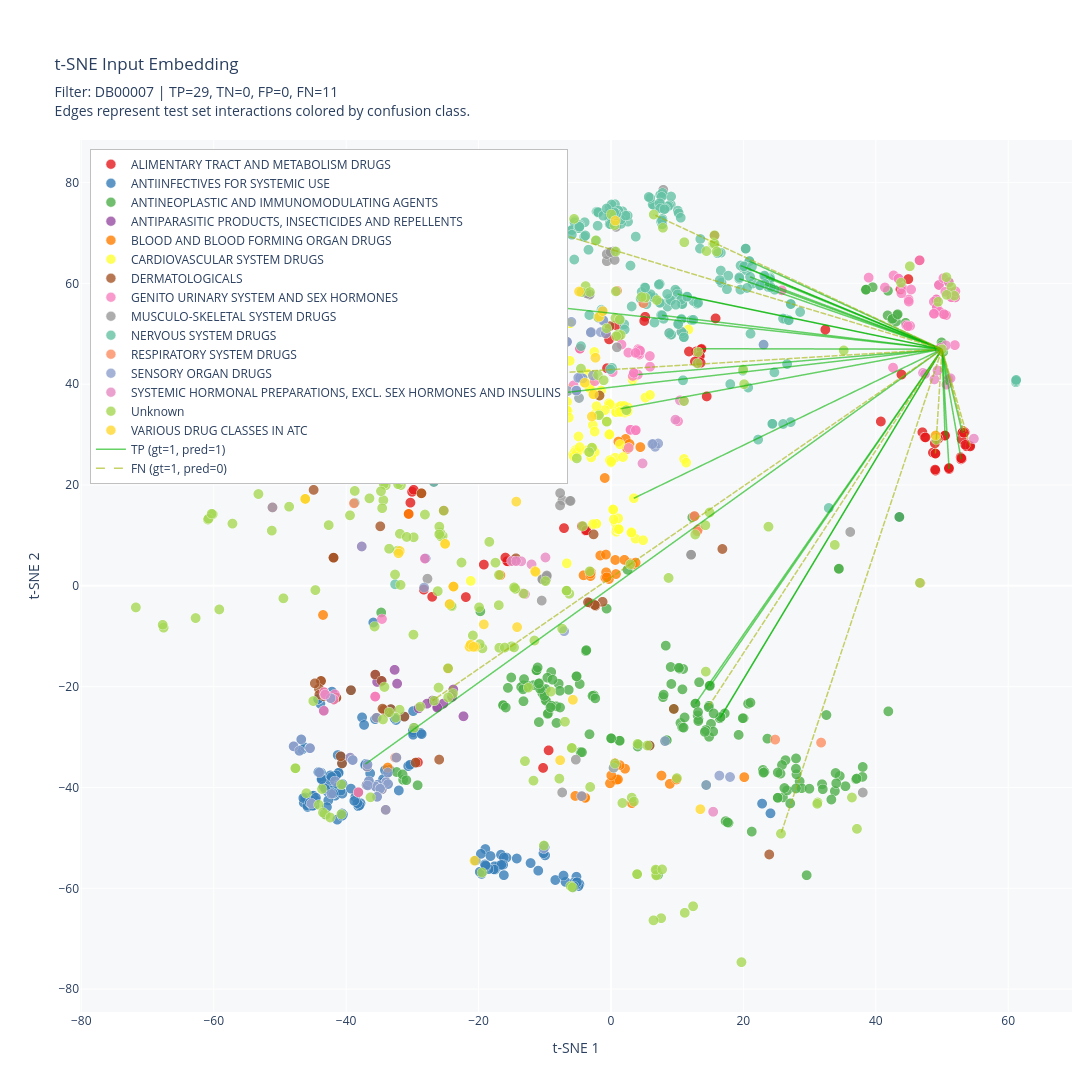

The cell this chart's notebook holds for it:
### Markdown cell above
To elucidate what structural information the model learns from drug descriptions—and how this contributes to its improved predictive performance—we examine the learned representations through a two-dimensional t-SNE projection of embeddings from the test set. We compare two feature spaces: (1) the input space derived directly from drug descriptions using GPT-3 embeddings, and (2) the latent space learned by the graph convolutional network trained on these embeddings. In both projections, clustering patterns are predominantly driven by ATC drug class membership, indicating that therapeutic classification encodes meaningful chemical and biological similarities that inform drug interaction prediction.

The interactive visualization enables detailed exploration of individual drugs and their predicted interactions. By selecting a drug of interest from the dropdown menu, users can examine all edges linking to that drug in the test set, with each edge color-coded according to its classification outcome (true positive, false positive, false negative, or true negative). The visualization further allows filtering by ATC class and edge type, facilitating targeted analysis of model performance across different therapeutic categories.

Each data point in the plot is accompanied by comprehensive metadata, including the drug name, DrugBank identifier, ATC classification, t-SNE coordinates, and the full description text used to generate the initial embeddings. This integrated view supports both qualitative inspection of individual cases and systematic exploration of systematic patterns in model predictions.

### Code cell
# ===== INTERACTIVE VISUALIZATION =====
render_interactive_visualization(embedding, test_data, test_scores, threshold, reversed_node_id_map)
